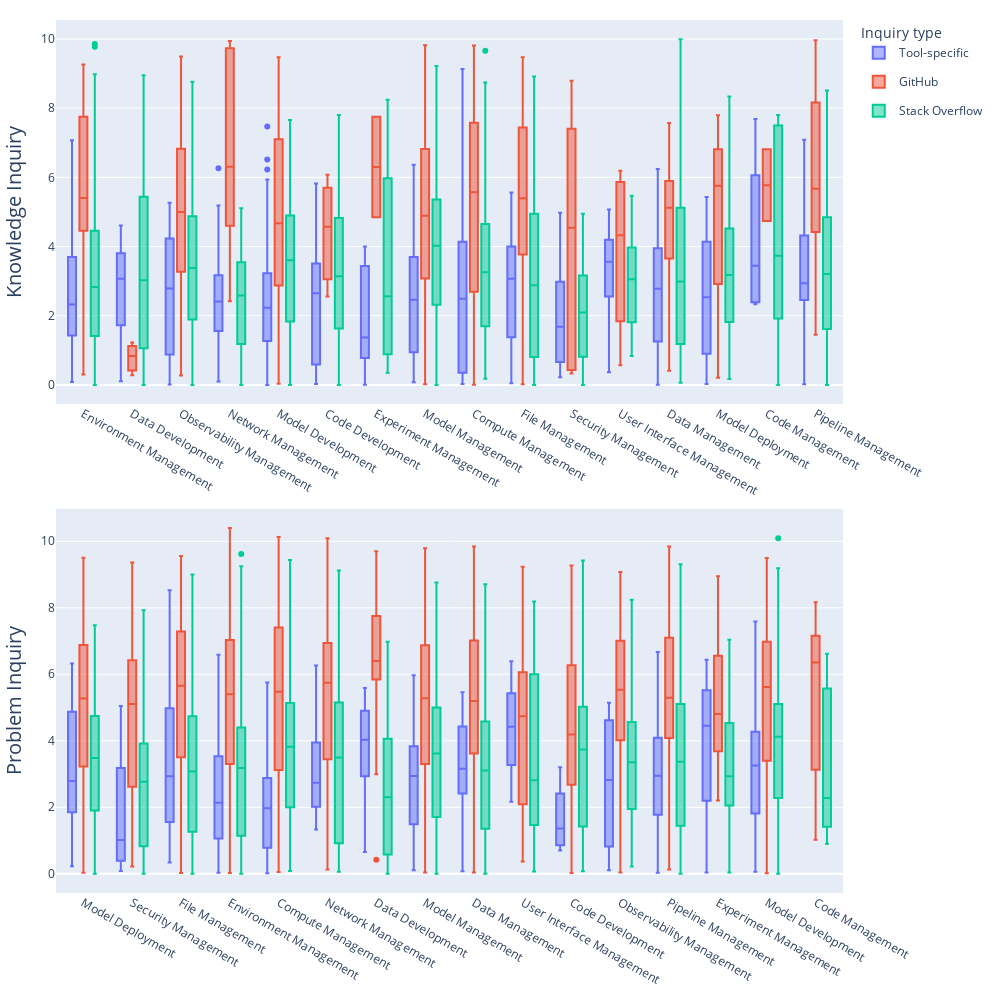

The notebook cell this image was saved under:
### Code cell
df = pd.read_json(os.path.join(path_rq3, 'forums.json'))
df['Challenge_resolved_time'] = df['Challenge_resolved_time'].apply(lambda x: np.log(x+1))
df['Challenge_topic_macro'] = df['Challenge_topic_macro'].apply(lambda x: macro_topic_indexing[x])

n = len(df['Challenge_type'].unique())
fig = make_subplots(rows=n, cols=1, shared_xaxes=False, vertical_spacing=0.12)

for i, (type, group) in enumerate(df.groupby('Challenge_type')):
    temp_fig = px.box(group, x="Challenge_topic_macro", y="Challenge_resolved_time", color="Platform")
    for trace in temp_fig.data:       
        trace.showlegend = True if i == 0 else False
        fig.add_trace(trace, row=i+1, col=1)
    fig.update_yaxes(title_text=f'{type[0].upper() + type[1:]} Inquiry', title_font=dict(size=20), row=i+1, col=1)

fig.update_layout(
    width=1000, 
    height=1000,
    margin=go.layout.Margin(
        l=20,  # left margin
        r=20,  # right margin
        b=20,  # bottom margin
        t=20,  # top margin
    ),
    legend_title='Inquiry type',
    boxmode='group' 
)
fig.show()
fig.write_image(os.path.join(path_rq3, f'Macro-topics resolved time boxplot.pdf'))

### Figure 1 — Plotly figure (JSON) as saved in the notebook; plotly's stock layout.template omitted (floating-point values rounded to 4 significant figures; data arrays with more than 128 entries replaced by an {"elided": "..."} marker saying what was removed)
{"data": [{"alignmentgroup": "True", "hovertemplate": "Platform=Tool-specific<br>Challenge_topic_macro=%{x}<br>Challenge_resolved_time=%{y}<extra></extra>", "legendgroup": "Tool-specific", "marker": {"color": "#636efa"}, "name": "Tool-specific", "notched": false, "offsetgroup": "Tool-specific", "orientation": "v", "showlegend": true, "type": "box", "x": {"elided": "2223 str values"}, "x0": " ", "xaxis": "x", "y": {"elided": "2223 float values"}, "y0": " ", "yaxis": "y"}, {"alignmentgroup": "True", "hovertemplate": "Platform=GitHub<br>Challenge_topic_macro=%{x}<br>Challenge_resolved_time=%{y}<extra></extra>", "legendgroup": "GitHub", "marker": {"color": "#EF553B"}, "name": "GitHub", "notched": false, "offsetgroup": "GitHub", "orientation": "v", "showlegend": true, "type": "box", "x": {"elided": "318 str values"}, "x0": " ", "xaxis": "x", "y": {"elided": "318 float values"}, "y0": " ", "yaxis": "y"}, {"alignmentgroup": "True", "hovertemplate": "Platform=Stack Overflow<br>Challenge_topic_macro=%{x}<br>Challenge_resolved_time=%{y}<extra></extra>", "legendgroup": "Stack Overflow", "marker": {"color": "#00cc96"}, "name": "Stack Overflow", "notched": false, "offsetgroup": "Stack Overflow", "orientation": "v", "showlegend": true, "type": "box", "x": {"elided": "3030 str values"}, "x0": " ", "xaxis": "x", "y": {"elided": "3030 float values"}, "y0": " ", "yaxis": "y"}, {"alignmentgroup": "True", "hovertemplate": "Platform=Tool-specific<br>Challenge_topic_macro=%{x}<br>Challenge_resolved_time=%{y}<extra></extra>", "legendgroup": "Tool-specific", "marker": {"color": "#636efa"}, "name": "Tool-specific", "notched": false, "offsetgroup": "Tool-specific", "orientation": "v", "showlegend": false, "type": "box", "x": {"elided": "2474 str values"}, "x0": " ", "xaxis": "x2", "y": {"elided": "2474 float values"}, "y0": " ", "yaxis": "y2"}, {"alignmentgroup": "True", "hovertemplate": "Platform=GitHub<br>Challenge_topic_macro=%{x}<br>Challenge_resolved_time=%{y}<extra></extra>", "legendgroup": "GitHub", "marker": {"color": "#EF553B"}, "name": "GitHub", "notched": false, "offsetgroup": "GitHub", "orientation": "v", "showlegend": false, "type": "box", "x": {"elided": "1992 str values"}, "x0": " ", "xaxis": "x2", "y": {"elided": "1992 float values"}, "y0": " ", "yaxis": "y2"}, {"alignmentgroup": "True", "hovertemplate": "Platform=Stack Overflow<br>Challenge_topic_macro=%{x}<br>Challenge_resolved_time=%{y}<extra></extra>", "legendgroup": "Stack Overflow", "marker": {"color": "#00cc96"}, "name": "Stack Overflow", "notched": false, "offsetgroup": "Stack Overflow", "orientation": "v", "showlegend": false, "type": "box", "x": {"elided": "3655 str values"}, "x0": " ", "xaxis": "x2", "y": {"elided": "3655 float values"}, "y0": " ", "yaxis": "y2"}], "layout": {"boxmode": "group", "height": 1000, "legend": {"title": {"text": "Inquiry type"}}, "margin": {"b": 20, "l": 20, "r": 20, "t": 20}, "width": 1000, "xaxis": {"anchor": "y", "domain": [0, 1]}, "xaxis2": {"anchor": "y2", "domain": [0, 1]}, "yaxis": {"anchor": "x", "domain": [0.56, 1], "title": {"font": {"size": 20}, "text": "Knowledge Inquiry"}}, "yaxis2": {"anchor": "x2", "domain": [0, 0.44], "title": {"font": {"size": 20}, "text": "Problem Inquiry"}}}}
